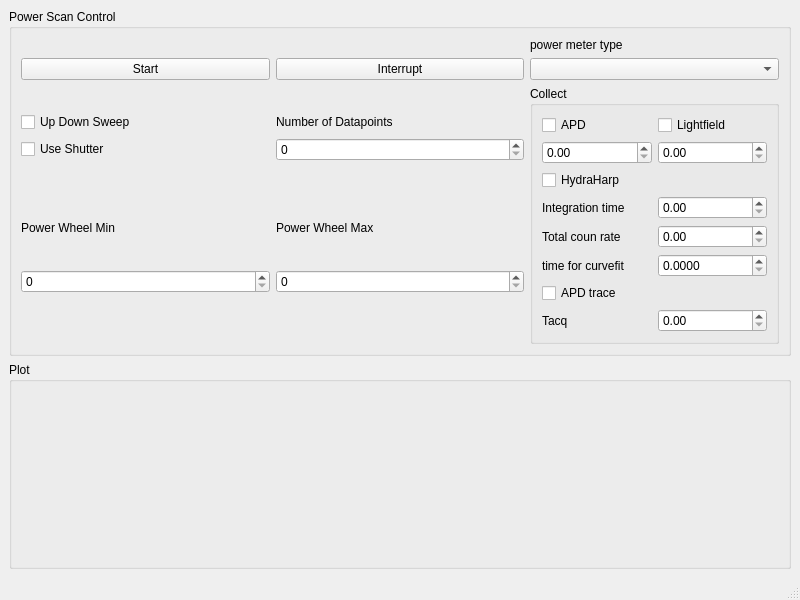
<?xml version="1.0" encoding="UTF-8"?>
<ui version="4.0">
 <class>PowerMeterOptmizerWindow</class>
 <widget class="QMainWindow" name="PowerMeterOptmizerWindow">
  <property name="geometry">
   <rect>
    <x>0</x>
    <y>0</y>
    <width>800</width>
    <height>600</height>
   </rect>
  </property>
  <property name="windowTitle">
   <string>Power Scan</string>
  </property>
  <widget class="QWidget" name="centralwidget">
   <layout class="QVBoxLayout" name="verticalLayout" stretch="0,1">
    <item>
     <widget class="QGroupBox" name="control_groupBox">
      <property name="title">
       <string>Power Scan Control</string>
      </property>
      <layout class="QGridLayout" name="gridLayout">
       <item row="2" column="2" rowspan="10">
        <widget class="QGroupBox" name="collect_groupBox">
         <property name="title">
          <string>Collect</string>
         </property>
         <layout class="QGridLayout" name="gridLayout_2">
          <item row="1" column="1">
           <widget class="QDoubleSpinBox" name="spectrum_int_time_doubleSpinBox"/>
          </item>
          <item row="10" column="1">
           <widget class="QDoubleSpinBox" name="curvefitting_time_doubleSpinBox">
            <property name="decimals">
             <number>4</number>
            </property>
           </widget>
          </item>
          <item row="10" column="0">
           <widget class="QLabel" name="label_7">
            <property name="text">
             <string>time for curvefit</string>
            </property>
           </widget>
          </item>
          <item row="9" column="0">
           <widget class="QLabel" name="total_countrate">
            <property name="text">
             <string>Total coun rate</string>
            </property>
           </widget>
          </item>
          <item row="0" column="0">
           <widget class="QCheckBox" name="collect_apd_checkBox">
            <property name="text">
             <string>APD</string>
            </property>
           </widget>
          </item>
          <item row="11" column="0">
           <widget class="QCheckBox" name="collect_apd_trace_checkBox">
            <property name="text">
             <string>APD trace</string>
            </property>
           </widget>
          </item>
          <item row="4" column="0">
           <widget class="QCheckBox" name="collect_hydraharp_checkBox">
            <property name="text">
             <string>HydraHarp</string>
            </property>
           </widget>
          </item>
          <item row="6" column="0">
           <widget class="QLabel" name="Tarq">
            <property name="text">
             <string>Integration time</string>
            </property>
           </widget>
          </item>
          <item row="9" column="1">
           <widget class="QDoubleSpinBox" name="total_ct_lifetime_doubleSpinBox"/>
          </item>
          <item row="6" column="1">
           <widget class="QDoubleSpinBox" name="hydraharp_tacq_doubleSpinBox"/>
          </item>
          <item row="1" column="0">
           <widget class="QDoubleSpinBox" name="apd_int_time_doubleSpinBox"/>
          </item>
          <item row="0" column="1">
           <widget class="QCheckBox" name="collect_spectrum_checkBox">
            <property name="text">
             <string>Lightfield</string>
            </property>
           </widget>
          </item>
          <item row="12" column="0">
           <widget class="QLabel" name="label_5">
            <property name="text">
             <string>Tacq</string>
            </property>
           </widget>
          </item>
          <item row="12" column="1">
           <widget class="QDoubleSpinBox" name="apd_trace_Tacq_doubleSpinBox"/>
          </item>
         </layout>
        </widget>
       </item>
       <item row="1" column="1">
        <widget class="QPushButton" name="interrupt_pushButton">
         <property name="text">
          <string>Interrupt</string>
         </property>
        </widget>
       </item>
       <item row="3" column="0">
        <widget class="QCheckBox" name="updown_sweep_checkBox">
         <property name="text">
          <string>Up Down Sweep</string>
         </property>
        </widget>
       </item>
       <item row="4" column="1">
        <widget class="QDoubleSpinBox" name="num_datapoints_doubleSpinBox">
         <property name="decimals">
          <number>0</number>
         </property>
        </widget>
       </item>
       <item row="3" column="1">
        <widget class="QLabel" name="label_3">
         <property name="text">
          <string>Number of Datapoints</string>
         </property>
        </widget>
       </item>
       <item row="1" column="0">
        <widget class="QPushButton" name="start_pushButton">
         <property name="text">
          <string>Start</string>
         </property>
        </widget>
       </item>
       <item row="4" column="0">
        <widget class="QCheckBox" name="use_shutter_checkBox">
         <property name="text">
          <string>Use Shutter</string>
         </property>
        </widget>
       </item>
       <item row="7" column="1">
        <widget class="QLabel" name="label_2">
         <property name="text">
          <string>Power Wheel Max</string>
         </property>
        </widget>
       </item>
       <item row="7" column="0">
        <widget class="QLabel" name="label">
         <property name="text">
          <string>Power Wheel Min</string>
         </property>
        </widget>
       </item>
       <item row="9" column="1">
        <widget class="QDoubleSpinBox" name="powerwheel_max_doubleSpinBox">
         <property name="decimals">
          <number>0</number>
         </property>
        </widget>
       </item>
       <item row="9" column="0">
        <widget class="QDoubleSpinBox" name="powerwheel_min_doubleSpinBox">
         <property name="decimals">
          <number>0</number>
         </property>
        </widget>
       </item>
       <item row="1" column="2">
        <widget class="QComboBox" name="powermeter_comboBox"/>
       </item>
       <item row="0" column="2">
        <widget class="QLabel" name="label_4">
         <property name="text">
          <string>power meter type</string>
         </property>
        </widget>
       </item>
      </layout>
     </widget>
    </item>
    <item>
     <widget class="QGroupBox" name="plot_groupBox">
      <property name="title">
       <string>Plot</string>
      </property>
      <layout class="QVBoxLayout" name="verticalLayout_2"/>
     </widget>
    </item>
   </layout>
  </widget>
  <widget class="QMenuBar" name="menubar">
   <property name="geometry">
    <rect>
     <x>0</x>
     <y>0</y>
     <width>800</width>
     <height>21</height>
    </rect>
   </property>
  </widget>
  <widget class="QStatusBar" name="statusbar"/>
 </widget>
 <resources/>
 <connections/>
</ui>
